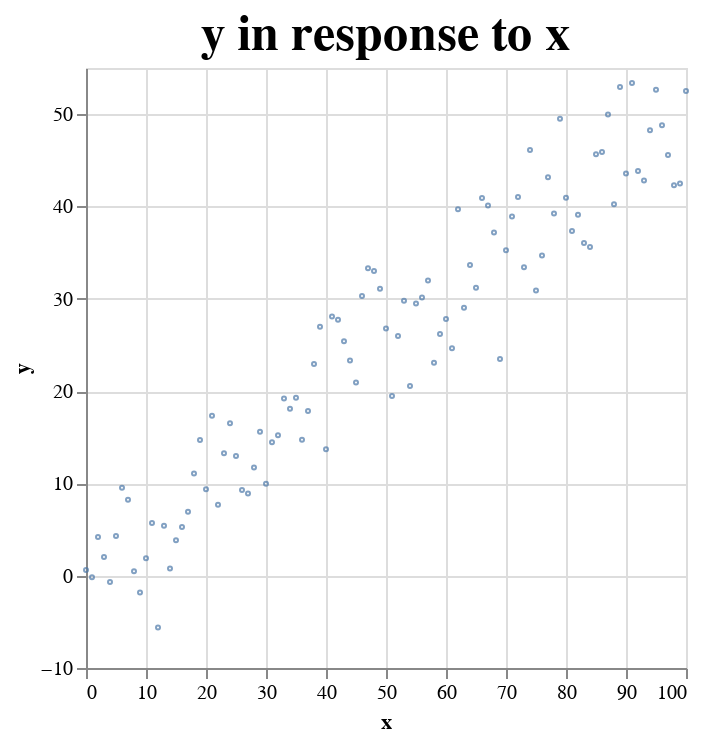

Notebook code for this chart:
### Markdown cell above
## Interpolation

When modeling data, we are inclined to think of independent variables first, then constant later:

$$ y = ax + b $$

This approach is very useful when trying to understand what the data says. However, when we need to predict stuff, it is useful to do the opposite:

$$ y = b + ax $$

Now the constant is the first term and it is telling you it is the priority. Thanks to the commutative property of sum, we can legally do that and change nothing about our system! (yeah, you can think of that without rearranging the equation, I'm just trying to illustrate something here)

### Code cell
start = 0
stop = 100
num = stop - start + 1

a = 0.5
b = 0

rng = np.random.default_rng(seed=0)
mean, std = 0, 5

x = np.linspace(start, stop, num)
y = a * x + b + rng.normal(mean, std, num)

df = pd.concat((pd.Series(x, name="x"), pd.Series(y, name="y")), axis=1)

source = df

base = alt.Chart(source, title=alt.Title("y in response to x", fontSize=25)).encode(
    alt.Y("y:Q"),
)

point = base.mark_point(size=1).encode(
    alt.X("x:Q"),
)

point

### Figure 1 — Vega-Lite specification as saved in the notebook (floating-point values rounded to 4 significant figures)
{"config": {"view": {"continuousWidth": 300, "continuousHeight": 300}}, "data": {"name": "data-b162d0a494bd646da024e70acfb76be0"}, "mark": {"type": "point", "size": 1}, "encoding": {"x": {"field": "x", "type": "quantitative"}, "y": {"field": "y", "type": "quantitative"}}, "title": {"text": "y in response to x", "fontSize": 25}, "$schema": "https://vega.github.io/schema/vega-lite/v5.17.0.json", "datasets": {"data-b162d0a494bd646da024e70acfb76be0": [{"x": 0.0, "y": 0.6287}, {"x": 1.0, "y": -0.1605}, {"x": 2.0, "y": 4.202}, {"x": 3.0, "y": 2.025}, {"x": 4.0, "y": -0.6783}, {"x": 5.0, "y": 4.308}, {"x": 6.0, "y": 9.52}, {"x": 7.0, "y": 8.235}, {"x": 8.0, "y": 0.4813}, {"x": 9.0, "y": -1.827}, {"x": 10.0, "y": 1.884}, {"x": 11.0, "y": 5.707}, {"x": 12.0, "y": -5.625}, {"x": 13.0, "y": 5.406}, {"x": 14.0, "y": 0.7704}, {"x": 15.0, "y": 3.839}, {"x": 16.0, "y": 5.279}, {"x": 17.0, "y": 6.918}, {"x": 18.0, "y": 11.06}, {"x": 19.0, "y": 14.71}, {"x": 20.0, "y": 9.357}, {"x": 21.0, "y": 17.33}, {"x": 22.0, "y": 7.674}, {"x": 23.0, "y": 13.26}, {"x": 24.0, "y": 16.52}, {"x": 25.0, "y": 12.97}, {"x": 26.0, "y": 9.283}, {"x": 27.0, "y": 8.891}, {"x": 28.0, "y": 11.71}, {"x": 29.0, "y": 15.6}, {"x": 30.0, "y": 9.952}, {"x": 31.0, "y": 14.45}, {"x": 32.0, "y": 15.2}, {"x": 33.0, "y": 19.2}, {"x": 34.0, "y": 18.07}, {"x": 35.0, "y": 19.28}, {"x": 36.0, "y": 14.73}, {"x": 37.0, "y": 17.85}, {"x": 38.0, "y": 22.92}, {"x": 39.0, "y": 26.97}, {"x": 40.0, "y": 13.7}, {"x": 41.0, "y": 28.07}, {"x": 42.0, "y": 27.73}, {"x": 43.0, "y": 25.41}, {"x": 44.0, "y": 23.32}, {"x": 45.0, "y": 20.93}, {"x": 46.0, "y": 30.29}, {"x": 47.0, "y": 33.3}, {"x": 48.0, "y": 33.01}, {"x": 49.0, "y": 31.08}, {"x": 50.0, "y": 26.79}, {"x": 51.0, "y": 19.46}, {"x": 52.0, "y": 25.98}, {"x": 53.0, "y": 29.78}, {"x": 54.0, "y": 20.56}, {"x": 55.0, "y": 29.48}, {"x": 56.0, "y": 30.15}, {"x": 57.0, "y": 31.98}, {"x": 58.0, "y": 23.08}, {"x": 59.0, "y": 26.19}, {"x": 60.0, "y": 27.82}, {"x": 61.0, "y": 24.65}, {"x": 62.0, "y": 39.7}, {"x": 63.0, "y": 29.02}, {"x": 64.0, "y": 33.64}, {"x": 65.0, "y": 31.21}, {"x": 66.0, "y": 40.92}, {"x": 67.0, "y": 40.1}, {"x": 68.0, "y": 37.17}, {"x": 69.0, "y": 23.48}, {"x": 70.0, "y": 35.26}, {"x": 71.0, "y": 38.92}, {"x": 72.0, "y": 41.02}, {"x": 73.0, "y": 33.41}, {"x": 74.0, "y": 46.11}, {"x": 75.0, "y": 30.9}, {"x": 76.0, "y": 34.69}, {"x": 77.0, "y": 43.18}, {"x": 78.0, "y": 39.25}, {"x": 79.0, "y": 49.51}, {"x": 80.0, "y": 40.94}, {"x": 81.0, "y": 37.33}, {"x": 82.0, "y": 39.11}, {"x": 83.0, "y": 36.04}, {"x": 84.0, "y": 35.61}, {"x": 85.0, "y": 45.65}, {"x": 86.0, "y": 45.91}, {"x": 87.0, "y": 49.97}, {"x": 88.0, "y": 40.23}, {"x": 89.0, "y": 52.95}, {"x": 90.0, "y": 43.56}, {"x": 91.0, "y": 53.37}, {"x": 92.0, "y": 43.84}, {"x": 93.0, "y": 42.82}, {"x": 94.0, "y": 48.25}, {"x": 95.0, "y": 52.66}, {"x": 96.0, "y": 48.81}, {"x": 97.0, "y": 45.57}, {"x": 98.0, "y": 42.29}, {"x": 99.0, "y": 42.49}, {"x": 100.0, "y": 52.51}]}}
